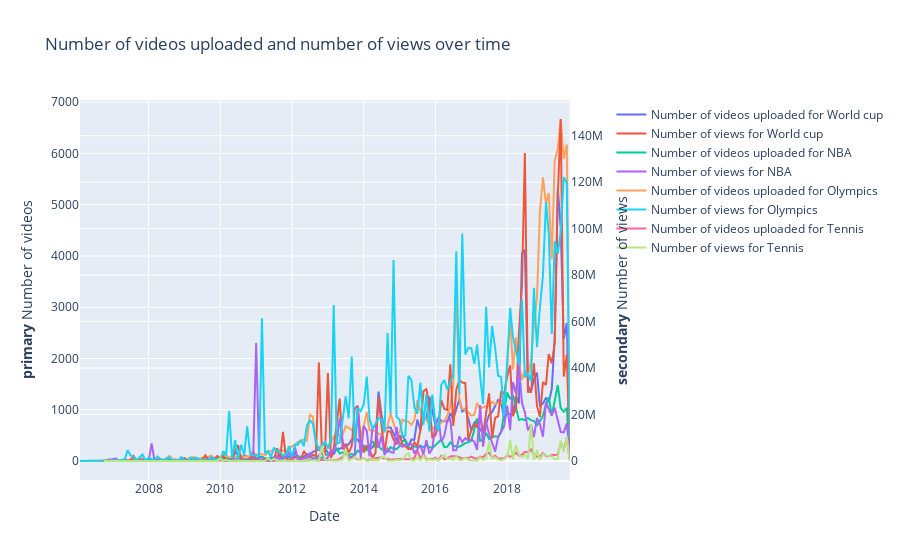

Notebook code cell kept with this figure:
### Code cell
plot_all(list_df=list_df, list_titles=list_titles, palette1=pal1, palette2=pal2)

### Figure 1 — Plotly figure (JSON) as saved in the notebook; plotly's stock layout.template omitted (floating-point values rounded to 4 significant figures; data arrays with more than 128 entries replaced by an {"elided": "..."} marker saying what was removed)
{"data": [{"name": "Number of videos uploaded for World cup", "type": "scatter", "x": {"elided": "156 str values"}, "xaxis": "x", "y": {"elided": "156 int values"}, "yaxis": "y"}, {"name": "Number of views for World cup", "type": "scatter", "x": {"elided": "156 str values"}, "xaxis": "x", "y": {"elided": "156 int values"}, "yaxis": "y2"}, {"name": "Number of videos uploaded for NBA", "type": "scatter", "x": {"elided": "154 str values"}, "xaxis": "x", "y": {"elided": "154 int values"}, "yaxis": "y"}, {"name": "Number of views for NBA", "type": "scatter", "x": {"elided": "154 str values"}, "xaxis": "x", "y": {"elided": "154 int values"}, "yaxis": "y2"}, {"name": "Number of videos uploaded for Olympics", "type": "scatter", "x": {"elided": "160 str values"}, "xaxis": "x", "y": {"elided": "160 int values"}, "yaxis": "y"}, {"name": "Number of views for Olympics", "type": "scatter", "x": {"elided": "160 str values"}, "xaxis": "x", "y": {"elided": "160 int values"}, "yaxis": "y2"}, {"name": "Number of videos uploaded for Tennis", "type": "scatter", "x": {"elided": "145 str values"}, "xaxis": "x", "y": {"elided": "145 int values"}, "yaxis": "y"}, {"name": "Number of views for Tennis", "type": "scatter", "x": {"elided": "145 str values"}, "xaxis": "x", "y": {"elided": "145 int values"}, "yaxis": "y2"}], "layout": {"title": {"text": "Number of videos uploaded and number of views over time"}, "xaxis": {"anchor": "y", "domain": [0, 0.94], "title": {"text": "Date"}}, "yaxis": {"anchor": "x", "domain": [0, 1], "title": {"text": "<b>primary</b> Number of videos"}}, "yaxis2": {"anchor": "x", "overlaying": "y", "side": "right", "title": {"text": "<b>secondary</b> Number of views"}}}}
